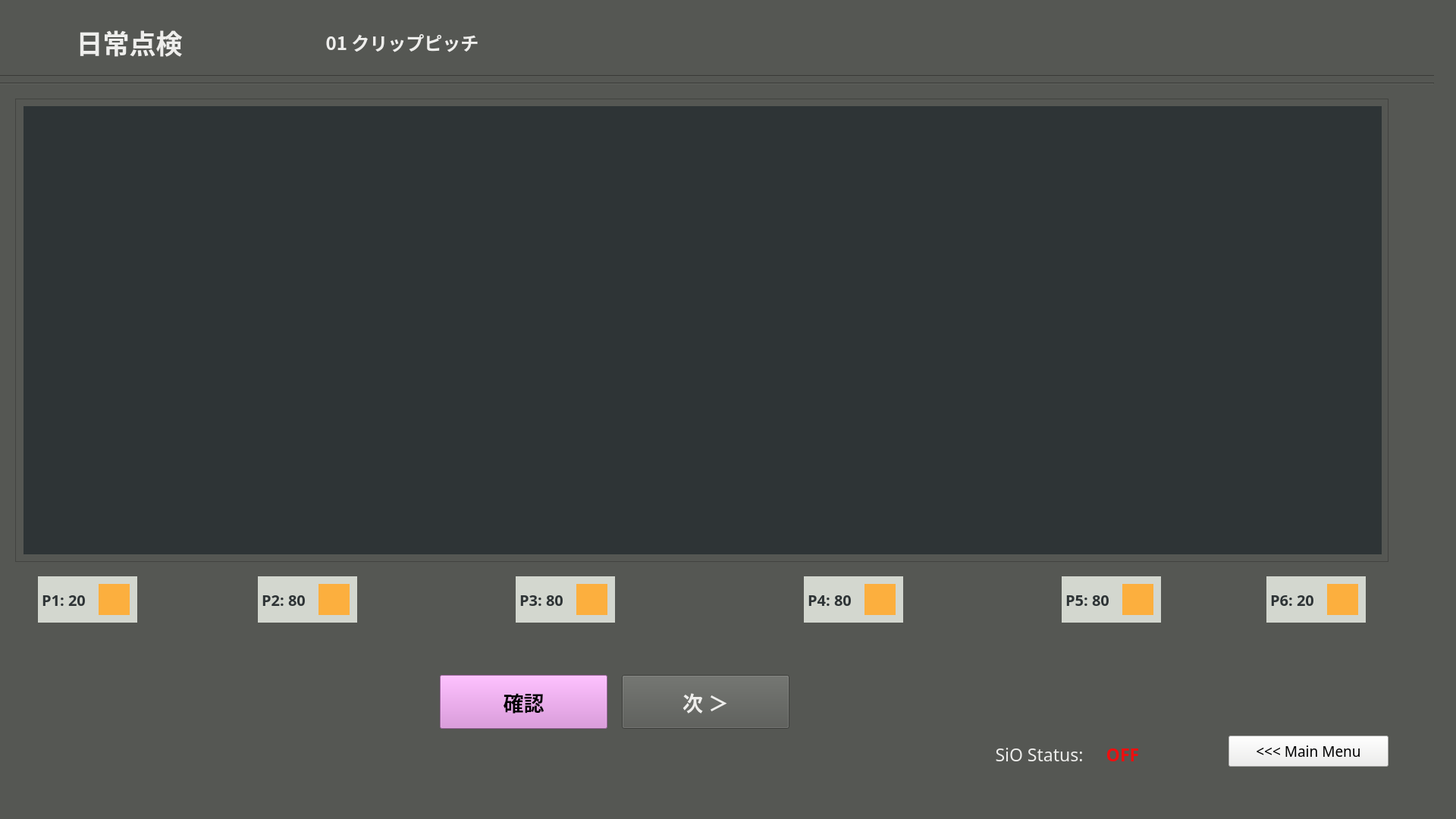
<?xml version="1.0" encoding="UTF-8"?>
<ui version="4.0">
 <class>dailytenken1_clippitch</class>
 <widget class="QMainWindow" name="dailytenken1_clippitch">
  <property name="enabled">
   <bool>true</bool>
  </property>
  <property name="geometry">
   <rect>
    <x>0</x>
    <y>0</y>
    <width>1920</width>
    <height>1080</height>
   </rect>
  </property>
  <property name="windowTitle">
   <string>MainWindow</string>
  </property>
  <property name="styleSheet">
   <string notr="true">background-color: rgb(85, 87, 83);</string>
  </property>
  <widget class="QWidget" name="dailytenken1_clippitch_widget">
   <property name="enabled">
    <bool>true</bool>
   </property>
   <widget class="Line" name="line_1">
    <property name="geometry">
     <rect>
      <x>-10</x>
      <y>90</y>
      <width>1901</width>
      <height>20</height>
     </rect>
    </property>
    <property name="orientation">
     <enum>Qt::Horizontal</enum>
    </property>
   </widget>
   <widget class="Line" name="line_2">
    <property name="geometry">
     <rect>
      <x>-10</x>
      <y>100</y>
      <width>1901</width>
      <height>20</height>
     </rect>
    </property>
    <property name="orientation">
     <enum>Qt::Horizontal</enum>
    </property>
   </widget>
   <widget class="QFrame" name="frame">
    <property name="geometry">
     <rect>
      <x>20</x>
      <y>130</y>
      <width>1811</width>
      <height>611</height>
     </rect>
    </property>
    <property name="frameShape">
     <enum>QFrame::StyledPanel</enum>
    </property>
    <property name="frameShadow">
     <enum>QFrame::Raised</enum>
    </property>
    <widget class="QLabel" name="cameraFrame">
     <property name="geometry">
      <rect>
       <x>11</x>
       <y>10</y>
       <width>1791</width>
       <height>591</height>
      </rect>
     </property>
     <property name="styleSheet">
      <string notr="true">background-color: rgb(46, 52, 54);</string>
     </property>
     <property name="text">
      <string/>
     </property>
     <property name="alignment">
      <set>Qt::AlignCenter</set>
     </property>
    </widget>
    <widget class="QPushButton" name="rekensaButton">
     <property name="geometry">
      <rect>
       <x>260</x>
       <y>500</y>
       <width>91</width>
       <height>71</height>
      </rect>
     </property>
     <property name="font">
      <font>
       <family>Ubuntu Mono</family>
       <pointsize>13</pointsize>
       <weight>75</weight>
       <italic>false</italic>
       <bold>true</bold>
       <stylestrategy>PreferAntialias</stylestrategy>
      </font>
     </property>
     <property name="autoFillBackground">
      <bool>false</bool>
     </property>
     <property name="styleSheet">
      <string notr="true">color: rgb(238, 238, 236);
background-color: rgb(117, 80, 123);</string>
     </property>
     <property name="text">
      <string>検査
やり直し</string>
     </property>
     <property name="checkable">
      <bool>false</bool>
     </property>
    </widget>
    <widget class="QPushButton" name="delwarpbutton">
     <property name="geometry">
      <rect>
       <x>770</x>
       <y>510</y>
       <width>181</width>
       <height>51</height>
      </rect>
     </property>
     <property name="font">
      <font>
       <family>Ubuntu Mono</family>
       <pointsize>11</pointsize>
       <weight>75</weight>
       <italic>false</italic>
       <bold>true</bold>
       <stylestrategy>PreferAntialias</stylestrategy>
      </font>
     </property>
     <property name="autoFillBackground">
      <bool>false</bool>
     </property>
     <property name="styleSheet">
      <string notr="true">background-color: rgb(164, 0, 0);</string>
     </property>
     <property name="text">
      <string>パースワープパラム削除 
Del Warp Parm</string>
     </property>
     <property name="checkable">
      <bool>false</bool>
     </property>
    </widget>
    <widget class="QPushButton" name="savewarpbutton">
     <property name="geometry">
      <rect>
       <x>580</x>
       <y>510</y>
       <width>181</width>
       <height>51</height>
      </rect>
     </property>
     <property name="font">
      <font>
       <family>Ubuntu Mono</family>
       <pointsize>11</pointsize>
       <weight>75</weight>
       <italic>false</italic>
       <bold>true</bold>
       <stylestrategy>PreferAntialias</stylestrategy>
      </font>
     </property>
     <property name="autoFillBackground">
      <bool>false</bool>
     </property>
     <property name="styleSheet">
      <string notr="true">color: rgb(238, 238, 236);</string>
     </property>
     <property name="text">
      <string>パースワープパラム保存 
Save Warp Parm</string>
     </property>
     <property name="checkable">
      <bool>false</bool>
     </property>
    </widget>
    <widget class="QLabel" name="rtwarpcolor">
     <property name="geometry">
      <rect>
       <x>440</x>
       <y>490</y>
       <width>121</width>
       <height>20</height>
      </rect>
     </property>
     <property name="font">
      <font>
       <family>Ubuntu Mono</family>
       <pointsize>15</pointsize>
       <weight>75</weight>
       <bold>true</bold>
      </font>
     </property>
     <property name="styleSheet">
      <string notr="true">background-color: rgb(255, 0, 0);</string>
     </property>
     <property name="text">
      <string/>
     </property>
     <property name="alignment">
      <set>Qt::AlignLeading|Qt::AlignLeft|Qt::AlignVCenter</set>
     </property>
    </widget>
    <widget class="QPushButton" name="rtwarpbutton">
     <property name="geometry">
      <rect>
       <x>440</x>
       <y>510</y>
       <width>121</width>
       <height>51</height>
      </rect>
     </property>
     <property name="font">
      <font>
       <family>Ubuntu Mono</family>
       <pointsize>11</pointsize>
       <weight>75</weight>
       <italic>false</italic>
       <bold>true</bold>
       <stylestrategy>PreferAntialias</stylestrategy>
      </font>
     </property>
     <property name="autoFillBackground">
      <bool>false</bool>
     </property>
     <property name="styleSheet">
      <string notr="true">color: rgb(238, 238, 236);</string>
     </property>
     <property name="text">
      <string>継続ワープ 
RT Pers.Warp</string>
     </property>
     <property name="checkable">
      <bool>false</bool>
     </property>
    </widget>
    <widget class="QPushButton" name="quitbutton">
     <property name="geometry">
      <rect>
       <x>1560</x>
       <y>530</y>
       <width>211</width>
       <height>41</height>
      </rect>
     </property>
     <property name="font">
      <font>
       <family>Ubuntu Mono</family>
       <pointsize>14</pointsize>
      </font>
     </property>
     <property name="styleSheet">
      <string notr="true">background-color: rgb(238, 238, 236);</string>
     </property>
     <property name="text">
      <string>Quit</string>
     </property>
    </widget>
    <zorder>quitbutton</zorder>
    <zorder>rtwarpbutton</zorder>
    <zorder>delwarpbutton</zorder>
    <zorder>rtwarpcolor</zorder>
    <zorder>savewarpbutton</zorder>
    <zorder>rekensaButton</zorder>
    <zorder>cameraFrame</zorder>
   </widget>
   <widget class="QPushButton" name="mainmenubutton">
    <property name="geometry">
     <rect>
      <x>1620</x>
      <y>970</y>
      <width>211</width>
      <height>41</height>
     </rect>
    </property>
    <property name="font">
     <font>
      <family>Ubuntu Mono</family>
      <pointsize>14</pointsize>
     </font>
    </property>
    <property name="styleSheet">
     <string notr="true">background-color: rgb(238, 238, 236);</string>
    </property>
    <property name="text">
     <string>&lt;&lt;&lt; Main Menu</string>
    </property>
   </widget>
   <widget class="QLabel" name="partlabel_2">
    <property name="geometry">
     <rect>
      <x>10</x>
      <y>20</y>
      <width>321</width>
      <height>71</height>
     </rect>
    </property>
    <property name="font">
     <font>
      <family>Ubuntu Mono</family>
      <pointsize>26</pointsize>
      <weight>75</weight>
      <bold>true</bold>
     </font>
    </property>
    <property name="styleSheet">
     <string notr="true">color: rgb(238, 238, 236);</string>
    </property>
    <property name="text">
     <string>日常点検</string>
    </property>
    <property name="alignment">
     <set>Qt::AlignCenter</set>
    </property>
   </widget>
   <widget class="QPushButton" name="nextButton">
    <property name="geometry">
     <rect>
      <x>820</x>
      <y>890</y>
      <width>221</width>
      <height>71</height>
     </rect>
    </property>
    <property name="font">
     <font>
      <family>Ubuntu Mono</family>
      <pointsize>20</pointsize>
      <weight>75</weight>
      <italic>false</italic>
      <bold>true</bold>
      <stylestrategy>PreferAntialias</stylestrategy>
     </font>
    </property>
    <property name="autoFillBackground">
     <bool>false</bool>
    </property>
    <property name="styleSheet">
     <string notr="true">color: rgb(238, 238, 236);</string>
    </property>
    <property name="text">
     <string>次 ＞</string>
    </property>
    <property name="checkable">
     <bool>false</bool>
    </property>
   </widget>
   <widget class="QLabel" name="status_sio">
    <property name="geometry">
     <rect>
      <x>1450</x>
      <y>970</y>
      <width>61</width>
      <height>41</height>
     </rect>
    </property>
    <property name="font">
     <font>
      <family>Ubuntu Mono</family>
      <pointsize>17</pointsize>
      <weight>75</weight>
      <bold>true</bold>
      <underline>false</underline>
     </font>
    </property>
    <property name="styleSheet">
     <string notr="true">color: rgb(238, 15, 15);</string>
    </property>
    <property name="text">
     <string>OFF</string>
    </property>
    <property name="alignment">
     <set>Qt::AlignBottom|Qt::AlignHCenter</set>
    </property>
   </widget>
   <widget class="QLabel" name="label_5">
    <property name="geometry">
     <rect>
      <x>1300</x>
      <y>970</y>
      <width>141</width>
      <height>41</height>
     </rect>
    </property>
    <property name="font">
     <font>
      <family>Ubuntu Mono</family>
      <pointsize>17</pointsize>
      <weight>50</weight>
      <bold>false</bold>
      <underline>false</underline>
     </font>
    </property>
    <property name="styleSheet">
     <string notr="true">color: rgb(238, 238, 236);</string>
    </property>
    <property name="text">
     <string>SiO Status:</string>
    </property>
    <property name="alignment">
     <set>Qt::AlignBottom|Qt::AlignHCenter</set>
    </property>
   </widget>
   <widget class="QLabel" name="partlabel_3">
    <property name="geometry">
     <rect>
      <x>370</x>
      <y>20</y>
      <width>321</width>
      <height>71</height>
     </rect>
    </property>
    <property name="font">
     <font>
      <family>Ubuntu Mono</family>
      <pointsize>18</pointsize>
      <weight>75</weight>
      <bold>true</bold>
     </font>
    </property>
    <property name="styleSheet">
     <string notr="true">color: rgb(238, 238, 236);</string>
    </property>
    <property name="text">
     <string>01 クリップピッチ</string>
    </property>
    <property name="alignment">
     <set>Qt::AlignCenter</set>
    </property>
   </widget>
   <widget class="QLabel" name="P2color">
    <property name="geometry">
     <rect>
      <x>420</x>
      <y>770</y>
      <width>41</width>
      <height>41</height>
     </rect>
    </property>
    <property name="font">
     <font>
      <family>Ubuntu Mono</family>
      <pointsize>15</pointsize>
      <weight>75</weight>
      <bold>true</bold>
     </font>
    </property>
    <property name="styleSheet">
     <string notr="true">background-color: rgb(252, 175, 62);</string>
    </property>
    <property name="text">
     <string/>
    </property>
    <property name="alignment">
     <set>Qt::AlignLeading|Qt::AlignLeft|Qt::AlignVCenter</set>
    </property>
   </widget>
   <widget class="QLabel" name="P2label">
    <property name="geometry">
     <rect>
      <x>340</x>
      <y>760</y>
      <width>131</width>
      <height>61</height>
     </rect>
    </property>
    <property name="font">
     <font>
      <family>Ubuntu Mono</family>
      <pointsize>15</pointsize>
      <weight>75</weight>
      <bold>true</bold>
     </font>
    </property>
    <property name="styleSheet">
     <string notr="true">color: rgb(46, 52, 54);
background-color: rgb(211, 215, 207);</string>
    </property>
    <property name="text">
     <string> P2: 80</string>
    </property>
    <property name="alignment">
     <set>Qt::AlignLeading|Qt::AlignLeft|Qt::AlignVCenter</set>
    </property>
   </widget>
   <widget class="QLabel" name="P3label">
    <property name="geometry">
     <rect>
      <x>680</x>
      <y>760</y>
      <width>131</width>
      <height>61</height>
     </rect>
    </property>
    <property name="font">
     <font>
      <family>Ubuntu Mono</family>
      <pointsize>15</pointsize>
      <weight>75</weight>
      <bold>true</bold>
     </font>
    </property>
    <property name="styleSheet">
     <string notr="true">color: rgb(46, 52, 54);
background-color: rgb(211, 215, 207);</string>
    </property>
    <property name="text">
     <string> P3: 80</string>
    </property>
    <property name="alignment">
     <set>Qt::AlignLeading|Qt::AlignLeft|Qt::AlignVCenter</set>
    </property>
   </widget>
   <widget class="QLabel" name="P3color">
    <property name="geometry">
     <rect>
      <x>760</x>
      <y>770</y>
      <width>41</width>
      <height>41</height>
     </rect>
    </property>
    <property name="font">
     <font>
      <family>Ubuntu Mono</family>
      <pointsize>15</pointsize>
      <weight>75</weight>
      <bold>true</bold>
     </font>
    </property>
    <property name="styleSheet">
     <string notr="true">background-color: rgb(252, 175, 62);</string>
    </property>
    <property name="text">
     <string/>
    </property>
    <property name="alignment">
     <set>Qt::AlignLeading|Qt::AlignLeft|Qt::AlignVCenter</set>
    </property>
   </widget>
   <widget class="QLabel" name="P4label">
    <property name="geometry">
     <rect>
      <x>1060</x>
      <y>760</y>
      <width>131</width>
      <height>61</height>
     </rect>
    </property>
    <property name="font">
     <font>
      <family>Ubuntu Mono</family>
      <pointsize>15</pointsize>
      <weight>75</weight>
      <bold>true</bold>
     </font>
    </property>
    <property name="styleSheet">
     <string notr="true">color: rgb(46, 52, 54);
background-color: rgb(211, 215, 207);</string>
    </property>
    <property name="text">
     <string> P4: 80</string>
    </property>
    <property name="alignment">
     <set>Qt::AlignLeading|Qt::AlignLeft|Qt::AlignVCenter</set>
    </property>
   </widget>
   <widget class="QLabel" name="P4color">
    <property name="geometry">
     <rect>
      <x>1140</x>
      <y>770</y>
      <width>41</width>
      <height>41</height>
     </rect>
    </property>
    <property name="font">
     <font>
      <family>Ubuntu Mono</family>
      <pointsize>15</pointsize>
      <weight>75</weight>
      <bold>true</bold>
     </font>
    </property>
    <property name="styleSheet">
     <string notr="true">background-color: rgb(252, 175, 62);</string>
    </property>
    <property name="text">
     <string/>
    </property>
    <property name="alignment">
     <set>Qt::AlignLeading|Qt::AlignLeft|Qt::AlignVCenter</set>
    </property>
   </widget>
   <widget class="QLabel" name="P5label">
    <property name="geometry">
     <rect>
      <x>1400</x>
      <y>760</y>
      <width>131</width>
      <height>61</height>
     </rect>
    </property>
    <property name="font">
     <font>
      <family>Ubuntu Mono</family>
      <pointsize>15</pointsize>
      <weight>75</weight>
      <bold>true</bold>
     </font>
    </property>
    <property name="styleSheet">
     <string notr="true">color: rgb(46, 52, 54);
background-color: rgb(211, 215, 207);</string>
    </property>
    <property name="text">
     <string> P5: 80</string>
    </property>
    <property name="alignment">
     <set>Qt::AlignLeading|Qt::AlignLeft|Qt::AlignVCenter</set>
    </property>
   </widget>
   <widget class="QLabel" name="P5color">
    <property name="geometry">
     <rect>
      <x>1480</x>
      <y>770</y>
      <width>41</width>
      <height>41</height>
     </rect>
    </property>
    <property name="font">
     <font>
      <family>Ubuntu Mono</family>
      <pointsize>15</pointsize>
      <weight>75</weight>
      <bold>true</bold>
     </font>
    </property>
    <property name="styleSheet">
     <string notr="true">background-color: rgb(252, 175, 62);</string>
    </property>
    <property name="text">
     <string/>
    </property>
    <property name="alignment">
     <set>Qt::AlignLeading|Qt::AlignLeft|Qt::AlignVCenter</set>
    </property>
   </widget>
   <widget class="QLabel" name="P1label">
    <property name="geometry">
     <rect>
      <x>50</x>
      <y>760</y>
      <width>131</width>
      <height>61</height>
     </rect>
    </property>
    <property name="font">
     <font>
      <family>Ubuntu Mono</family>
      <pointsize>15</pointsize>
      <weight>75</weight>
      <bold>true</bold>
     </font>
    </property>
    <property name="styleSheet">
     <string notr="true">color: rgb(46, 52, 54);
background-color: rgb(211, 215, 207);</string>
    </property>
    <property name="text">
     <string> P1: 20</string>
    </property>
    <property name="alignment">
     <set>Qt::AlignLeading|Qt::AlignLeft|Qt::AlignVCenter</set>
    </property>
   </widget>
   <widget class="QLabel" name="P1color">
    <property name="geometry">
     <rect>
      <x>130</x>
      <y>770</y>
      <width>41</width>
      <height>41</height>
     </rect>
    </property>
    <property name="font">
     <font>
      <family>Ubuntu Mono</family>
      <pointsize>15</pointsize>
      <weight>75</weight>
      <bold>true</bold>
     </font>
    </property>
    <property name="styleSheet">
     <string notr="true">background-color: rgb(252, 175, 62);</string>
    </property>
    <property name="text">
     <string/>
    </property>
    <property name="alignment">
     <set>Qt::AlignLeading|Qt::AlignLeft|Qt::AlignVCenter</set>
    </property>
   </widget>
   <widget class="QLabel" name="P6label">
    <property name="geometry">
     <rect>
      <x>1670</x>
      <y>760</y>
      <width>131</width>
      <height>61</height>
     </rect>
    </property>
    <property name="font">
     <font>
      <family>Ubuntu Mono</family>
      <pointsize>15</pointsize>
      <weight>75</weight>
      <bold>true</bold>
     </font>
    </property>
    <property name="styleSheet">
     <string notr="true">color: rgb(46, 52, 54);
background-color: rgb(211, 215, 207);</string>
    </property>
    <property name="text">
     <string> P6: 20</string>
    </property>
    <property name="alignment">
     <set>Qt::AlignLeading|Qt::AlignLeft|Qt::AlignVCenter</set>
    </property>
   </widget>
   <widget class="QLabel" name="P6color">
    <property name="geometry">
     <rect>
      <x>1750</x>
      <y>770</y>
      <width>41</width>
      <height>41</height>
     </rect>
    </property>
    <property name="font">
     <font>
      <family>Ubuntu Mono</family>
      <pointsize>15</pointsize>
      <weight>75</weight>
      <bold>true</bold>
     </font>
    </property>
    <property name="styleSheet">
     <string notr="true">background-color: rgb(252, 175, 62);</string>
    </property>
    <property name="text">
     <string/>
    </property>
    <property name="alignment">
     <set>Qt::AlignLeading|Qt::AlignLeft|Qt::AlignVCenter</set>
    </property>
   </widget>
   <widget class="QPushButton" name="checkButton">
    <property name="geometry">
     <rect>
      <x>580</x>
      <y>890</y>
      <width>221</width>
      <height>71</height>
     </rect>
    </property>
    <property name="font">
     <font>
      <family>Ubuntu Mono</family>
      <pointsize>20</pointsize>
      <weight>75</weight>
      <italic>false</italic>
      <bold>true</bold>
      <stylestrategy>PreferAntialias</stylestrategy>
     </font>
    </property>
    <property name="autoFillBackground">
     <bool>false</bool>
    </property>
    <property name="styleSheet">
     <string notr="true">background-color: rgb(220, 138, 221);</string>
    </property>
    <property name="text">
     <string>確認</string>
    </property>
    <property name="checkable">
     <bool>false</bool>
    </property>
   </widget>
   <zorder>line_1</zorder>
   <zorder>line_2</zorder>
   <zorder>frame</zorder>
   <zorder>mainmenubutton</zorder>
   <zorder>partlabel_2</zorder>
   <zorder>nextButton</zorder>
   <zorder>status_sio</zorder>
   <zorder>label_5</zorder>
   <zorder>partlabel_3</zorder>
   <zorder>P2label</zorder>
   <zorder>P2color</zorder>
   <zorder>P3label</zorder>
   <zorder>P3color</zorder>
   <zorder>P4label</zorder>
   <zorder>P4color</zorder>
   <zorder>P5label</zorder>
   <zorder>P5color</zorder>
   <zorder>P1label</zorder>
   <zorder>P1color</zorder>
   <zorder>P6label</zorder>
   <zorder>P6color</zorder>
   <zorder>checkButton</zorder>
  </widget>
  <widget class="QMenuBar" name="menubar">
   <property name="geometry">
    <rect>
     <x>0</x>
     <y>0</y>
     <width>1920</width>
     <height>22</height>
    </rect>
   </property>
  </widget>
  <widget class="QStatusBar" name="statusbar"/>
 </widget>
 <resources/>
 <connections/>
</ui>
